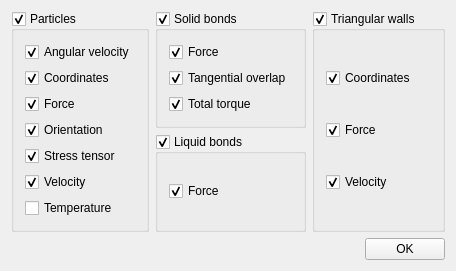
<?xml version="1.0" encoding="UTF-8"?>
<ui version="4.0">
 <class>CSelectiveSavingTab</class>
 <widget class="CMusenDialog" name="CSelectiveSavingTab">
  <property name="geometry">
   <rect>
    <x>0</x>
    <y>0</y>
    <width>398</width>
    <height>239</height>
   </rect>
  </property>
  <property name="windowTitle">
   <string>Selective saving</string>
  </property>
  <property name="windowIcon">
   <iconset resource="../../MusenGUI/MusenGUI/musengui.qrc">
    <normaloff>:/MusenGUI/Resources/MUSEN_Ico.png</normaloff>:/MusenGUI/Resources/MUSEN_Ico.png</iconset>
  </property>
  <layout class="QGridLayout" name="gridLayout">
   <item row="0" column="0">
    <layout class="QHBoxLayout" name="horizontalLayout_2">
     <item>
      <widget class="QGroupBox" name="groupBoxPropertiesP">
       <property name="title">
        <string>Particles </string>
       </property>
       <property name="checkable">
        <bool>true</bool>
       </property>
       <layout class="QVBoxLayout" name="verticalLayout_2">
        <item>
         <widget class="QCheckBox" name="checkBoxAngVelocity">
          <property name="text">
           <string>Angular velocity</string>
          </property>
          <property name="checked">
           <bool>true</bool>
          </property>
         </widget>
        </item>
        <item>
         <widget class="QCheckBox" name="checkBoxCoordinates">
          <property name="text">
           <string>Coordinates</string>
          </property>
          <property name="checked">
           <bool>true</bool>
          </property>
         </widget>
        </item>
        <item>
         <widget class="QCheckBox" name="checkBoxForce">
          <property name="text">
           <string>Force</string>
          </property>
          <property name="checked">
           <bool>true</bool>
          </property>
         </widget>
        </item>
        <item>
         <widget class="QCheckBox" name="checkBoxQuaternion">
          <property name="text">
           <string>Orientation</string>
          </property>
          <property name="checked">
           <bool>true</bool>
          </property>
         </widget>
        </item>
        <item>
         <widget class="QCheckBox" name="checkBoxTensor">
          <property name="text">
           <string>Stress tensor</string>
          </property>
          <property name="checked">
           <bool>true</bool>
          </property>
         </widget>
        </item>
        <item>
         <widget class="QCheckBox" name="checkBoxVelocity">
          <property name="text">
           <string>Velocity</string>
          </property>
          <property name="checked">
           <bool>true</bool>
          </property>
         </widget>
        </item>
        <item>
         <widget class="QCheckBox" name="checkBoxTemperature">
          <property name="text">
           <string>Temperature</string>
          </property>
         </widget>
        </item>
       </layout>
      </widget>
     </item>
     <item>
      <layout class="QVBoxLayout" name="verticalLayout">
       <item>
        <widget class="QGroupBox" name="groupBoxPropertiesSB">
         <property name="title">
          <string>Solid bonds</string>
         </property>
         <property name="checkable">
          <bool>true</bool>
         </property>
         <layout class="QVBoxLayout" name="verticalLayout_3">
          <item>
           <widget class="QCheckBox" name="checkBoxSBForce">
            <property name="text">
             <string>Force</string>
            </property>
            <property name="checked">
             <bool>true</bool>
            </property>
           </widget>
          </item>
          <item>
           <widget class="QCheckBox" name="checkBoxSBTangOverlap">
            <property name="text">
             <string>Tangential overlap</string>
            </property>
            <property name="checked">
             <bool>true</bool>
            </property>
           </widget>
          </item>
          <item>
           <widget class="QCheckBox" name="checkBoxSBTotTorque">
            <property name="text">
             <string>Total torque</string>
            </property>
            <property name="checked">
             <bool>true</bool>
            </property>
           </widget>
          </item>
         </layout>
        </widget>
       </item>
       <item>
        <widget class="QGroupBox" name="groupBoxPropertiesLB">
         <property name="title">
          <string>Liquid bonds</string>
         </property>
         <property name="checkable">
          <bool>true</bool>
         </property>
         <layout class="QVBoxLayout" name="verticalLayout_4">
          <item>
           <widget class="QCheckBox" name="checkBoxLBForce">
            <property name="text">
             <string>Force</string>
            </property>
            <property name="checked">
             <bool>true</bool>
            </property>
           </widget>
          </item>
         </layout>
        </widget>
       </item>
      </layout>
     </item>
     <item>
      <widget class="QGroupBox" name="groupBoxPropertiesTW">
       <property name="title">
        <string>Triangular walls</string>
       </property>
       <property name="checkable">
        <bool>true</bool>
       </property>
       <layout class="QVBoxLayout" name="verticalLayout_5">
        <item>
         <widget class="QCheckBox" name="checkBoxTWCoordinates">
          <property name="text">
           <string>Coordinates</string>
          </property>
          <property name="checked">
           <bool>true</bool>
          </property>
         </widget>
        </item>
        <item>
         <widget class="QCheckBox" name="checkBoxTWForce">
          <property name="text">
           <string>Force</string>
          </property>
          <property name="checked">
           <bool>true</bool>
          </property>
         </widget>
        </item>
        <item>
         <widget class="QCheckBox" name="checkBoxTWVelocity">
          <property name="text">
           <string>Velocity</string>
          </property>
          <property name="checked">
           <bool>true</bool>
          </property>
         </widget>
        </item>
       </layout>
      </widget>
     </item>
    </layout>
   </item>
   <item row="1" column="0">
    <layout class="QHBoxLayout" name="horizontalLayout">
     <item>
      <spacer name="horizontalSpacer">
       <property name="orientation">
        <enum>Qt::Horizontal</enum>
       </property>
       <property name="sizeHint" stdset="0">
        <size>
         <width>40</width>
         <height>20</height>
        </size>
       </property>
      </spacer>
     </item>
     <item>
      <widget class="QPushButton" name="pushButtonOk">
       <property name="text">
        <string>OK</string>
       </property>
      </widget>
     </item>
    </layout>
   </item>
  </layout>
 </widget>
 <layoutdefault spacing="6" margin="11"/>
 <customwidgets>
  <customwidget>
   <class>CMusenDialog</class>
   <extends>QWidget</extends>
   <header>GeneralMUSENDialog.h</header>
   <container>1</container>
  </customwidget>
 </customwidgets>
 <resources>
  <include location="../../MusenGUI/MusenGUI/musengui.qrc"/>
 </resources>
 <connections/>
</ui>
